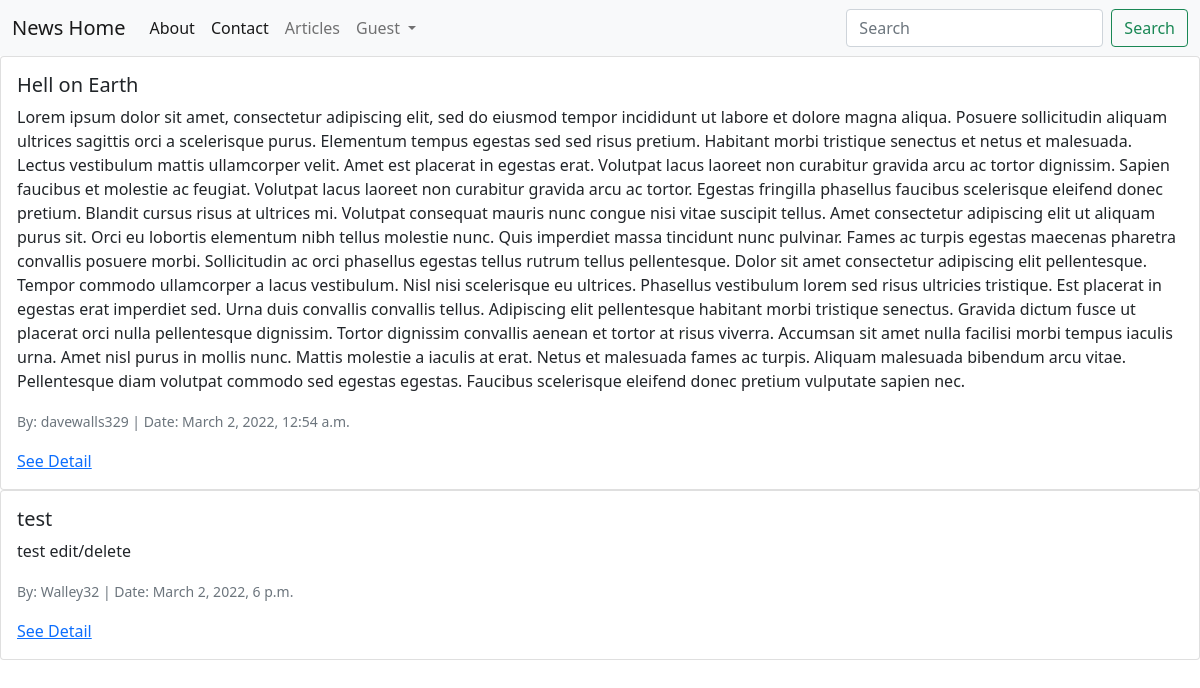
The app's page /articles/ with its own data.
### articles/models.py (models this page shows, shortened)
class Article(models.Model):
    title = models.CharField(max_length=256)
    body = models.TextField()
    author = models.ForeignKey(
        get_user_model(),
        to_field="username",
        on_delete=models.CASCADE,
        null=True
    )
    created_on = models.DateTimeField(auto_now_add=True)

### accounts/models.py (models this page shows)
class CustomUser(AbstractUser):
    department = models.CharField(max_length=512,null=True, blank=True)
    role = models.CharField(max_length=256, blank=True, null=True)

### articles/views.py (the view)
# urls.py: path('', ArticleListView.as_view(), name='articles'),
class ArticleListView(ListView):
    template_name = "article_list.html"
    model = Article

### templates/article_list.html (shortened to what this page needs)
{% extends 'base.html' %}
{% block content %}
<div class="main-article-list">
    {% for article in article_list %}
    <div class="card mb-3; card-container">
        <div class="card-body">
        <h5 class="card-title">{{ article.title }}</h5>
        <p class="card-text">{{ article.body }}</p>
        <p class="card-text"><small class="text-muted">By: {{ article.author }} | Date: {{ article.created_on }}</small></p>
        <a href="{% url 'article_detail' pk=article.id %}">See Detail</a>
        </div>
    </div>
    {% endfor %}
</div>
{% endblock content %}

### templates/base.html (shortened to what this page needs)
<!DOCTYPE html>
<html lang="en">
<head>
    <link href="https://cdn.jsdelivr.net/npm/bootstrap@5.1.3/dist/css/bootstrap.min.css" rel="stylesheet">
</head>
<body>
    <nav class="navbar navbar-expand-lg navbar-light bg-light">
        <div class="container-fluid">
          <a class="navbar-brand" href="{% url 'home' %}">News Home</a>
          <div class="collapse navbar-collapse" id="navbarSupportedContent">
            <ul class="navbar-nav me-auto mb-2 mb-lg-0">
              <li class="nav-item">
                <a class="nav-link active" aria-current="page" href="{% url 'about' %}">About</a>
              </li>
              <li class="nav-item">
                <a class="nav-link active" aria-current="page" href="{% url 'contact' %}">Contact</a>
              </li>
              <li class="nav-item">
                <a class="nav-link" href="{% url 'articles' %}">Articles</a>
              </li>
              {% if user.is_authenticated %}
              <li class="nav-item">
                <a class="nav-link" href="{% url 'new_article' %}">New Article</a>
              </li>
              <li class="nav-item dropdown">
                <a class="nav-link dropdown-toggle" href="#" id="navbarDropdown" role="button" data-bs-toggle="dropdown" aria-expanded="false">
                  {{ user.username }}
                </a>
                <ul class="dropdown-menu" aria-labelledby="navbarDropdown">
                  <li><a class="dropdown-item" href="#">Action</a></li>
                  <li><hr class="dropdown-divider"></li>
                  <li><a class="dropdown-item" href="{% url 'logout' %}">Log Out</a></li>
                </ul>
              </li>
              {% else %}
              <li class="nav-item dropdown">
                <a class="nav-link dropdown-toggle" href="#" id="navbarDropdown" role="button" data-bs-toggle="dropdown" aria-expanded="false">
                  Guest
                </a>
              </li>
              {% endif %}
            </ul>
            <form class="d-flex">
              <input class="form-control me-2" type="search" placeholder="Search" aria-label="Search">
              <button class="btn btn-outline-success" type="submit">Search</button>
            </form>
          </div>
        </div>
      </nav>
    {% block content %}
    {% endblock content %}
</body>
</html>

### records on screen
Article: title "Hell on Earth", body "Lorem ipsum dolor sit amet, consectetur adipiscing elit, sed do eiusmod tempor incididunt ut labore et dolore magna aliqua. Posuere sollicitudin aliquam ultrices sagittis orci a scelerisque purus. Elementum tempus egestas sed sed risus pretium. Habitant morbi tristique senectus et netus et malesuada. Lectus vestibulum mattis ullamcorper velit. Amet est placerat in egestas erat. Volutpat lacus laoreet non curabitur gravida arcu ac tortor dignissim. Sapien faucibus et molestie ac feugiat. Volutpat lacus laoreet non curabitur gravida arcu ac tortor. Egestas fringilla phasellus faucibus scelerisque eleifend donec pretium. Blandit cursus risus at ultrices mi. Volutpat consequat mauris nunc…", author "davewalls329", created_on "March 2, 2022, 12:54 a.m."
Article: title "test", body "test edit/delete", author "Walley32", created_on "March 2, 2022, 6 p.m."
